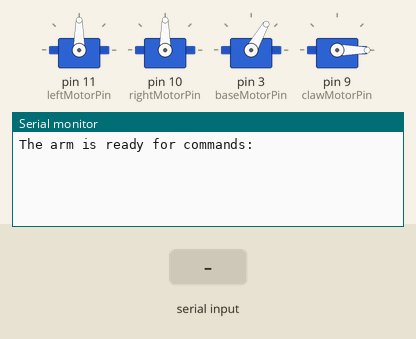
The sketch below on a simulated Arduino Uno, built with avr-gcc and run on an emulated ATmega328P. Parts: 4 × servo, the last lines printed to the serial monitor. The test bench sets the inputs (shaded band).

Above: at 1.2 s.
1.3 s: "HELLO" received over Serial
At 2.5 s:
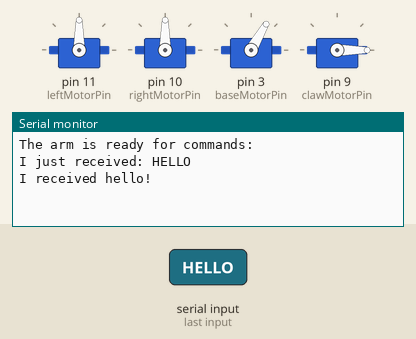
2.8 s: "1" received over Serial
At 3.5 s:
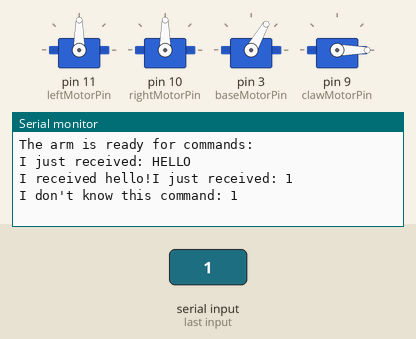

Measured:
- after the input at 1.3 s, the serial monitor: prints a new line after 0.05 s (image 1)
- after the input at 2.8 s, the serial monitor: prints a new line at once (image 2)

The sketch:

S2E15-sendstring.ino
```cpp
#include <Servo.h>

const int leftMotorPin = 11;
const int rightMotorPin = 10;
const int baseMotorPin = 3;
const int clawMotorPin = 9;

char receivedChar;
char str[64];
String receivedStr;
int i;

Servo leftMotor;
Servo rightMotor;
Servo baseMotor;
Servo clawMotor;

void lowerL();

void lowerI();


void moveBaseHome() {
  baseMotor.write(60);
}

void moveClawHome() {
  clawMotor.write(0);
}

void moveLeftHome() {
}

void moveRightHome() {
}

void grabMarker() {
   clawMotor.write(180);
   delay(1000);
   baseMotor.write(40);
   rightMotor.write(180);
}


void sweepBase() {
  baseMotor.write(60);
  delay(1000);
  baseMotor.write(85);
  delay(1000);
}

void allGoHome() {
  moveBaseHome();
  moveClawHome();
  moveLeftHome();
  moveRightHome();
}

void setup() {
  // put your setup code here, to run once:
  leftMotor.attach(leftMotorPin);
  rightMotor.attach(rightMotorPin);
  baseMotor.attach(baseMotorPin);
  clawMotor.attach(clawMotorPin);
  allGoHome();
  Serial.begin(9600);
  Serial.println("The arm is ready for commands:");


}

void clearString() {
  int i;

  for (i=0;i<64;i++) {
    str[i]=0;
  }
}

void receiveString() {
  if (Serial.available()>0) {
    // reset the counter
    i=0;
    // loop here until there is nothing left in the serial port
    while (Serial.available()>0){
      delay(10);
      str[i]=Serial.read();
      i++;
    }
    Serial.print("I just received: ");
    Serial.println(str);

    processString();
  }
}

void readOneCharacter() {
  if (Serial.available() > 0) {
    receivedChar = Serial.read();
    Serial.print("I received: ");
    Serial.println(receivedChar);
  }
}

void processString() {
  receivedStr=str;
  if (receivedStr.equals("HELLO")) {
    Serial.print("I received hello!");
  }
  else {
    Serial.print("I don't know this command: ");
    Serial.println(str);
  }
  clearString();
}

void loop() {
  receiveString();


  /*
  allGoHome();
  grabMarker();

  delay(1000);
  clawMotor.write(0);
  delay(1000);
  sweepBase();
  delay(1000);
  clawMotor.write(180);
  delay(1000);
  clawMotor.write(0);
  delay(1000);

  */

}
```
